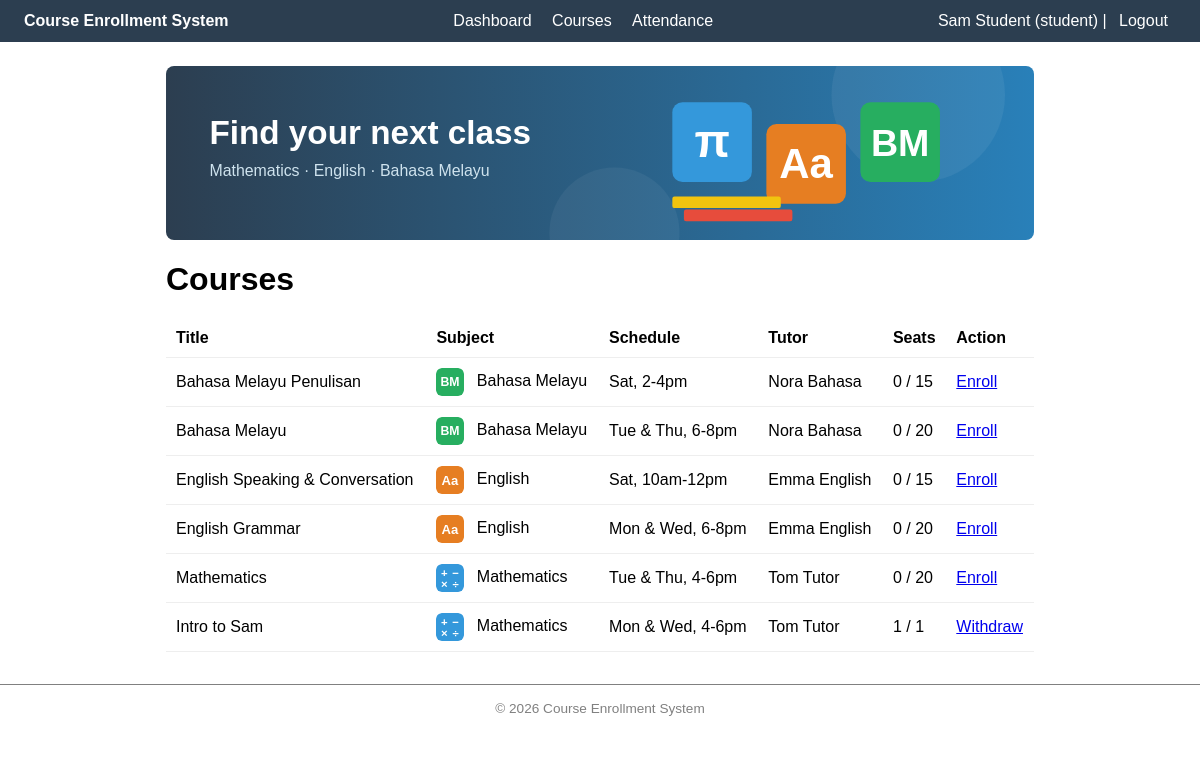
The app's page /courses.php (signed in) with its own data.
### tables this page shows
CREATE TABLE courses (
    id INT UNSIGNED AUTO_INCREMENT PRIMARY KEY,
    title VARCHAR(150) NOT NULL,
    subject VARCHAR(100) NOT NULL,
    schedule VARCHAR(100) NOT NULL,
    tutor_id INT UNSIGNED NOT NULL,
    max_seats INT UNSIGNED NOT NULL DEFAULT 20,
    created_at TIMESTAMP NOT NULL DEFAULT CURRENT_TIMESTAMP,
    CONSTRAINT fk_courses_tutor
        FOREIGN KEY (tutor_id) REFERENCES users(id)
        ON DELETE RESTRICT ON UPDATE CASCADE,
    INDEX idx_courses_tutor (tutor_id)
);

CREATE TABLE users (
    id INT UNSIGNED AUTO_INCREMENT PRIMARY KEY,
    name VARCHAR(100) NOT NULL,
    email VARCHAR(190) NOT NULL UNIQUE,
    password VARCHAR(255) NOT NULL,
    role ENUM('admin', 'tutor', 'student') NOT NULL,
    created_at TIMESTAMP NOT NULL DEFAULT CURRENT_TIMESTAMP
);

### courses.php (the view, shortened to what this page needs)
<?php
require_once __DIR__ . '/header.php';
    ?>
    <?php
$courses = $pdo->query("
    SELECT c.*, u.name AS tutor_name,
           (SELECT COUNT(*) FROM enrollments e WHERE e.course_id = c.id) AS seats_taken
    FROM courses c
    JOIN users u ON c.tutor_id = u.id
    ORDER BY c.id DESC
")->fetchAll();
$subjectIcons = [
    'Mathematics' => 'images/subject-math.svg',
    'English' => 'images/subject-english.svg',
    'Bahasa Melayu' => 'images/subject-bm.svg',
];
$myEnrolledIds = [];
if ($role === 'student') {
    $stmt = $pdo->prepare('SELECT course_id FROM enrollments WHERE student_id = ?');
    $stmt->execute([$_SESSION['user_id']]);
    $myEnrolledIds = array_map('intval', $stmt->fetchAll(PDO::FETCH_COLUMN));
}
?>
<img src="images/courses-banner.svg" alt="Find your next class: Mathematics, English and Bahasa Melayu" class="page-banner">
<h1>Courses</h1>
<?php if (empty($courses)): ?>
    <p>No courses available.</p>
<?php else: ?>
<table>
    <tr>
        <th>Title</th><th>Subject</th><th>Schedule</th><th>Tutor</th><th>Seats</th><th>Action</th>
    </tr>
    <?php foreach ($courses as $c): ?>
        <tr>
            <td><?= htmlspecialchars($c['title'], ENT_QUOTES, 'UTF-8') ?></td>
            <td>
                <img src="<?= $subjectIcons[$c['subject']] ?? 'images/subject-default.svg' ?>" alt="" class="subject-icon">
                <?= htmlspecialchars($c['subject'], ENT_QUOTES, 'UTF-8') ?>
            </td>
            <td><?= htmlspecialchars($c['schedule'], ENT_QUOTES, 'UTF-8') ?></td>
            <td><?= htmlspecialchars($c['tutor_name'], ENT_QUOTES, 'UTF-8') ?></td>
            <td><?= (int) $c['seats_taken'] ?> / <?= (int) $c['max_seats'] ?></td>
            <td>
                <?php if ($role === 'admin'): ?>
                    <a href="courses.php?view=students&amp;course_id=<?= (int) $c['id'] ?>">View Students</a> |
                    <a href="courses.php?view=edit&amp;course_id=<?= (int) $c['id'] ?>">Edit</a> |
                    <a href="courses.php?delete=<?= (int) $c['id'] ?>" onclick="return confirm('Delete this course?')">Delete</a>
                <?php elseif ($role === 'student'): ?>
                    <?php if (in_array((int) $c['id'], $myEnrolledIds, true)): ?>
                        <a href="enroll.php?action=withdraw&amp;course_id=<?= (int) $c['id'] ?>">Withdraw</a>
                    <?php elseif ((int) $c['seats_taken'] >= (int) $c['max_seats']): ?>
                        <span class="full">Full</span>
                    <?php else: ?>
                        <a href="enroll.php?action=enroll&amp;course_id=<?= (int) $c['id'] ?>">Enroll</a>
                    <?php endif; ?>
                <?php elseif ($role === 'guest'): ?>
                    <a href="auth/login.php">Login to enroll</a>
                <?php else: ?>
                    —
                <?php endif; ?>
            </td>
        </tr>
    <?php endforeach; ?>
</table>
<?php endif; ?>
<?php require __DIR__ . '/footer.php'; ?>

### style.css (style rules this page uses)
* { box-sizing: border-box; }
body { font-family: Arial, sans-serif; margin: 0; max-width: 100%; background-color: #fff; color: black; }
table { width: 100%; border-collapse: collapse; background: white; }
th, td { padding: 10px; border-bottom: 1px solid #eee; text-align: left; }
th { background: #fff; }
.page-banner { width: 100%; display: block; border-radius: 8px; margin-bottom: 16px; }
.subject-icon { width: 28px; height: 28px; vertical-align: middle; margin-right: 8px; border-radius: 6px; }

### records on screen
courses: title "Bahasa Melayu Penulisan", subject "Bahasa Melayu", schedule "Sat, 2-4pm", tutor.name "Nora Bahasa", seats_taken "0", max_seats "15"
courses: title "Bahasa Melayu", subject "Bahasa Melayu", schedule "Tue & Thu, 6-8pm", tutor.name "Nora Bahasa", seats_taken "0", max_seats "20"
courses: title "English Speaking & Conversation", subject "English", schedule "Sat, 10am-12pm", tutor.name "Emma English", seats_taken "0", max_seats "15"
courses: title "English Grammar", subject "English", schedule "Mon & Wed, 6-8pm", tutor.name "Emma English", seats_taken "0", max_seats "20"
courses: title "Mathematics", subject "Mathematics", schedule "Tue & Thu, 4-6pm", tutor.name "Tom Tutor", seats_taken "0", max_seats "20"
courses: title "Intro to Sam", subject "Mathematics", schedule "Mon & Wed, 4-6pm", tutor.name "Tom Tutor", seats_taken "1", max_seats "1"

### other values on screen
$name "Sam Student"
$role "student"
